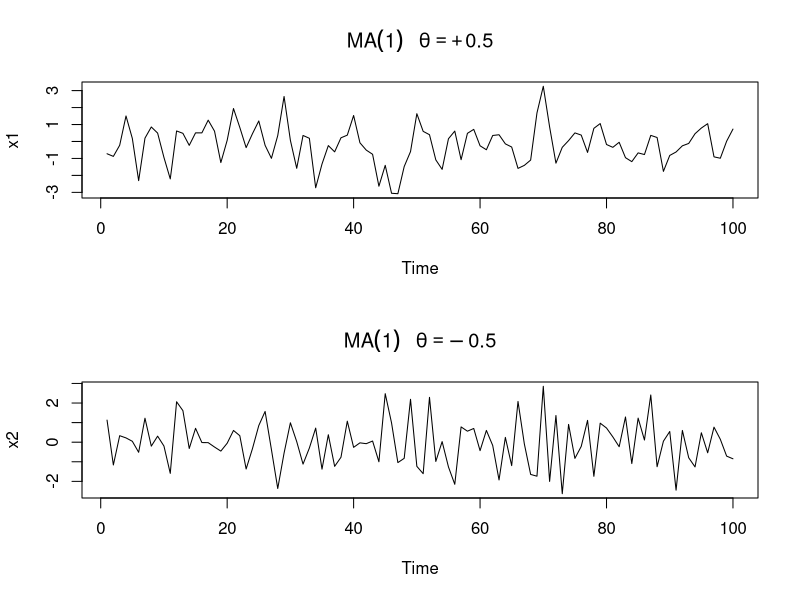
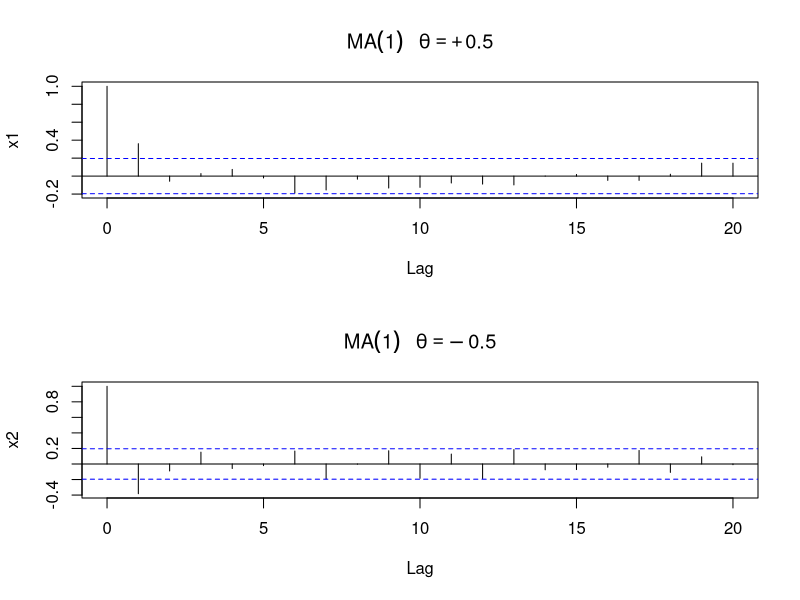

Write the R code that produced these figures, in order. (Note: this script raises an error after producing the figures.)
## ---- chunk 1
par(mfrow=c(2,1))
plot(arima.sim(list(order=c(0,0,1),ma=0.5),n=100),ylab="x1",
     main=expression(MA(1)~~~theta==+0.5))
plot(arima.sim(list(order=c(0,0,1),ma=-0.5),n=100),ylab="x2",
     main=expression(MA(1)~~~theta==-0.5))
## ---- chunk 2
par(mfrow=c(2,1))
acf(arima.sim(list(order=c(0,0,1),ma=0.5),n=100),ylab="x1",
     main=expression(MA(1)~~~theta==+0.5))
acf(arima.sim(list(order=c(0,0,1),ma=-0.5),n=100),ylab="x2",
     main=expression(MA(1)~~~theta==-0.5))
## ---- chunk 3
par(mfrow=c(2,1))
plot(NYSE, xlab = "Tiempo", ylab = "Porcentaje de cambio")
acf(NYSE)
